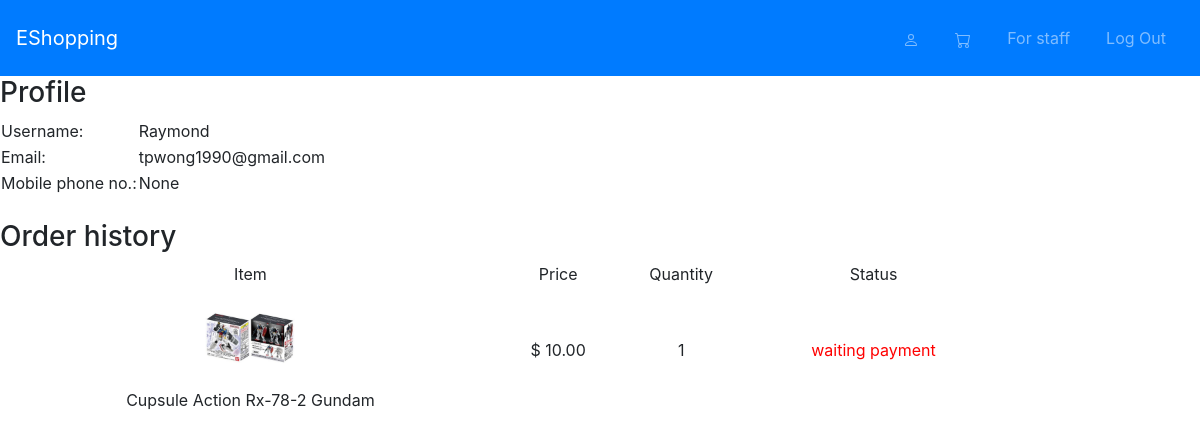
The app's page /customer_detail/6 (signed in) with its own data.
### eshopping/models.py (models this page shows)
class User(AbstractUser):
    phone_no = PhoneNumberField(null=True, blank=True, unique=True)

class PlacedOrder(models.Model):
    buyer = models.ForeignKey(User, on_delete=models.CASCADE)
    product = models.ForeignKey(Item, on_delete=models.CASCADE, related_name="have_order")
    product_price = models.DecimalField(max_digits=20, decimal_places=2)
    quantity = models.IntegerField()
    status = models.ForeignKey(OrderStatus, on_delete=models.SET_NULL, null=True)
    time = models.DateTimeField(auto_now_add=True)

class Item(models.Model):
    name = models.CharField(max_length=100)
    price = models.DecimalField(max_digits=20, decimal_places=2)
    updated_price = models.DecimalField(max_digits=20, decimal_places=2, null=True, blank=True)
    cover_image = models.ImageField(blank=True, upload_to = user_directory_path)
    category = models.ForeignKey(Category, on_delete=models.CASCADE)
    description = models.CharField(max_length=1000, blank=True)
    stock = models.IntegerField()
    code = models.CharField(max_length=20, unique=True)

class OrderStatus(models.Model):
    status = models.CharField(max_length=100)

### eshopping/views.py (the view)
# urls.py: path("customer_detail/<int:user_id>", views.customer_detail, name="customer_detail"),
@staff_member_required(login_url='protected_view')
def customer_detail(request, user_id):
    user = User.objects.get(pk=user_id)
    order = PlacedOrder.objects.filter(buyer=user)
    return render(request, "eshopping/profile.html", {
                "current_user": user,
                "orders": order
            })

### eshopping/templates/eshopping/profile.html (shortened to what this page needs)
{% extends "eshopping/layout.html" %}
{% load static %}
{% block body %}
    <div class="user_detail">
        <h3>Profile</h3>
        <table>
            <tr>
                <td>Username:</td>
                <td>{{current_user.username}}</td>
            </tr>
            <tr>
                <td>Email:</td>
                <td>{{current_user.email}}</td>
            </tr>
            <tr>
                <td>Mobile phone no.:</td>
                <td>{{current_user.phone_no}}</td>
            </tr>
        </table>
    </div>
    <br>
    <div class="order_history">
        <h3>Order history</h3>
        {% if orders %}
        <table class="order_table" style="text-align: center; width: 1000px;" data-no_order="{{orders|length}}">
            <thead>
                <td>Item</td>
                <td>Price</td>
                <td>Quantity</td>
                <td>Status</td>
            </thead>
            <tbody>
                {% for order in orders %}
                <tr>
                    <td>
                        <div>
                            {% if order.product.cover_image %}
                                <img src='{% static order.product.cover_image %}' style="max-width:100px; width:100%">
                            {% else %}
                                <img src='https://media.istockphoto.com/id/1357365823/vector/default-image-icon-vector-missing-picture-page-for-website-design-or-mobile-app-no-photo.jpg?s=1024x1024&w=is&k=20&c=FGIHlElBCl9f52B_974wFjOxOj_yGSZIYJcbYtRZGP8=' style="max-width:100px; width:100%">
                            {% endif %}
                        </div>
                        {{ order.product.name }}
                    </td>
                    <td>$ {{ order.product_price }}</td>
                    <td>{{ order.quantity }}</td>
                    <td class="status" id="{{order.status.id}}">{{ order.status.status }}</td>
                </tr>
                {% endfor %}
            </tbody>
        </table>
        {% endif %}
    </div>
{% endblock %}

### records on screen
User: username "Raymond", email "tpwong1990@gmail.com", phone_no "None"
PlacedOrder: product.cover_image (picture), product.name "Cupsule Action Rx-78-2 Gundam", product_price "10.00", quantity "1", status.status "waiting payment"
